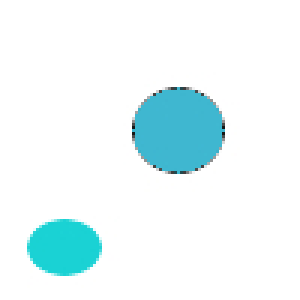
#> input picture findingThings/pictures/circle.jpg, 100 x 100 px (shown 3 times larger)
$ python main.py   (Python 2 division)
#> lines starting #> are read from the running program, lines starting #| are printed output that depends on the picture; after the words box and inside, x2 and y2 are one past the last pixel; in counts of white or black regions, pixels touching at a corner belong together
import cv2

colors = {}
myBackground = {'color':0,'frequency':0}

def findColors():
    #print "Findcolors "
    for i in range(height):
        for j in range(width):

            pixelColor = str(img[i,j][0])+str(img[i,j][1])+str(img[i,j][2])

            if pixelColor not in colors:

                colors[pixelColor] = 1

                if myBackground['color'] == 0:
                    myBackground['color'] = pixelColor
                    myBackground['frequency'] = 1
            else:
                colors[pixelColor] += 1

                if colors[pixelColor] > myBackground['frequency']:
                    myBackground['color'] = pixelColor
                    myBackground['frequency'] = colors[pixelColor]

    return


def isColor(pixel,color):
    pixelColor = str(pixel[0])+str(pixel[1])+str(pixel[2])
    return pixelColor == color


def getNeighbors(position):

    neighbors = []
    for i in range(position[0]-1,position[0]+2):
        for j in range(position[1]-1, position[1]+2):
            if [i,j] != [position[0],position[1]] and i < height and j < width:
                neighbors.append([i,j])

    neighbors.sort()

    return neighbors


coordinates = []
def findForm():
    print "findForm"
    for i in range(height):
        for j in range(width):
            if not isColor(img[i,j],myBackground['color']):
               img[i,j] = [0,255,0]
               coordinates.append([i,j])

    return


border = []
def paintBorder():
    for c in coordinates:
        neighborhood =  getNeighbors(c)
        hasBackground = 0
        hasGreen = 0
        for n in neighborhood:
            if isColor(img[n[0],n[1]],myBackground['color']):
                hasBackground += 1
            if isColor(img[n[0],n[1]],"02550"):
                hasGreen += 1
        if hasBackground > 0 and hasGreen > 2:
            img[c[0],c[1]] = [0,0,0]
            border.append(c)

def pointX():
    for c in coordinates:
        neighborhood = getNeighbors(c)
        counter = 0
        for n in neighborhood:
            #print n
            if isColor(img[n[0],n[1]],"02550"):
                counter += 1
        if counter == 8:
            return c

def pointX2(p1,p2): #still for testing
    for c in coordinates:
        if not (c > [28,43] and c < [59,78]):

            neighborhood = getNeighbors(c)
            counter = 0
            for n in neighborhood:
                #print n
                if isColor(img[n[0],n[1]],"02550"):
                    counter += 1
            if counter == 8:
                img[c[0],c[1]] = [255,0,0]
                return c


myObject = []
def findingObject():
    start = []
    nextOne = []
    caught = 0

    old_len = 0

    while caught <= 2:

        if nextOne:
            neighborhood = getNeighbors(nextOne)
            if caught > 1:
                print "nextOne: ",nextOne,"  neighborhood: ",neighborhood
        else:
            pX = pointX()
            neighborhood = getNeighbors([pX[0]-1,pX[1]-1])

        hasBlack = 0
        hasGreen = 0

        old_len = len(myObject)

        for n in neighborhood:
            if n in border and n not in myObject:
                img[n[0],n[1]] = [0,0,255]
                myObject.append(n)

        #if old len of myObject is equal to the current one, so it's caught in the loop
        if old_len == len(myObject):
            print "caught"
            caught += 1
            l = len(myObject)
            nextOne = myObject[l-caught]

        else:
            l = len(myObject)
            nextOne = myObject[l-1]

        print myObject
        print "len_myObject: ", len(myObject)," len_border: ", len(border)


point1 = []
point2 = []
def drawBox():

    myObject.sort()
    length = len(myObject)

    print "myObject: ", myObject

    xMin, yMin = myObject[0]
    xMax, yMax = myObject[length-1]

    print "xMin: ",xMin," yMin:",yMin," xMax:",xMax," yMax:",yMax

    point1 = [xMin,yMin]
    point2 = [xMax,yMax]

    for e in myObject:
        if e[1] < yMin:
            yMin = e[1]
        if e[1] > yMax:
            yMax = e[1]

    for x in range(xMin,xMax,1):
        img2[x,yMin] = [0,0,255]
        img2[x,yMax] = [0,0,255]
    for y in range(yMin,yMax,1):
        img2[xMin,y] = [0,0,255]
        img2[xMax,y] = [0,0,255]


#Image properties
path = "pictures/"
filename = "circle.jpg"

img = cv2.imread(path+filename) #picture as a buffer
#> img is the input picture: shape (100, 100, 3); mean B, G, R 249.5, 247.8, 233.2
img2 = cv2.imread(path+filename) #final picture
height, width, depth = img.shape
#> height = 100; width = 100; depth = 3

def main():
    findColors()
#> after the loop in findColors, `for i in range(height):`: colors = 105 items; myBackground = {'color': '255255255', 'frequency': 8735}
    findForm()
#> after the loop in findForm, `for i in range(height):`:
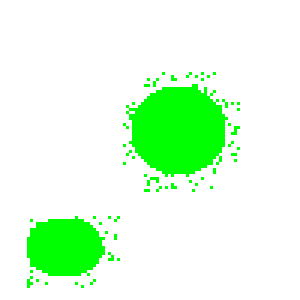
#> img: shape (100, 100, 3) (shown 3 times larger); 12.65% of pixels changed, all inside (x1, y1, x2, y2) = (9, 24, 80, 96)
    paintBorder()
#> after the loop in paintBorder, `for c in coordinates:`:
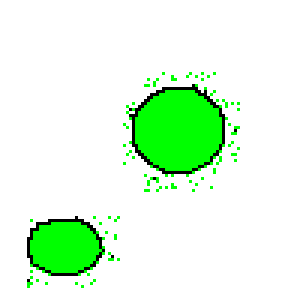
#> img: shape (100, 100, 3) (shown 3 times larger); 1.9% of pixels changed, all inside (x1, y1, x2, y2) = (9, 28, 79, 94)
    findingObject()
#> after the loop in findingObject, `while caught <= 2:`:
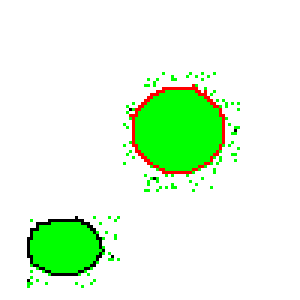
#> img: shape (100, 100, 3) (shown 3 times larger); 1.09% of pixels changed, all inside (x1, y1, x2, y2) = (43, 28, 75, 58)

    drawBox()
#> after the loop in drawBox, `for x in range(xMin,xMax,1):`:
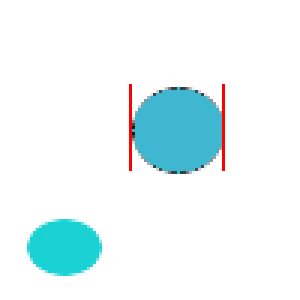
#> img2: shape (100, 100, 3) (shown 3 times larger); 0.58% of pixels changed, all inside (x1, y1, x2, y2) = (43, 28, 75, 57)
#> after the loop in drawBox, `for y in range(yMin,yMax,1):`:
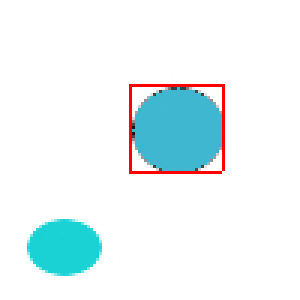
#> img2: shape (100, 100, 3) (shown 3 times larger); 0.61% of pixels changed, all inside (x1, y1, x2, y2) = (43, 28, 74, 58)

    #findingObject()

    cv2.imwrite(path+"result.jpg",img2)
    #cv2.imshow('image',img)
    cv2.imshow('image',img2)
    cv2.waitKey(0)
    cv2.destroyAllWindows()


main()
